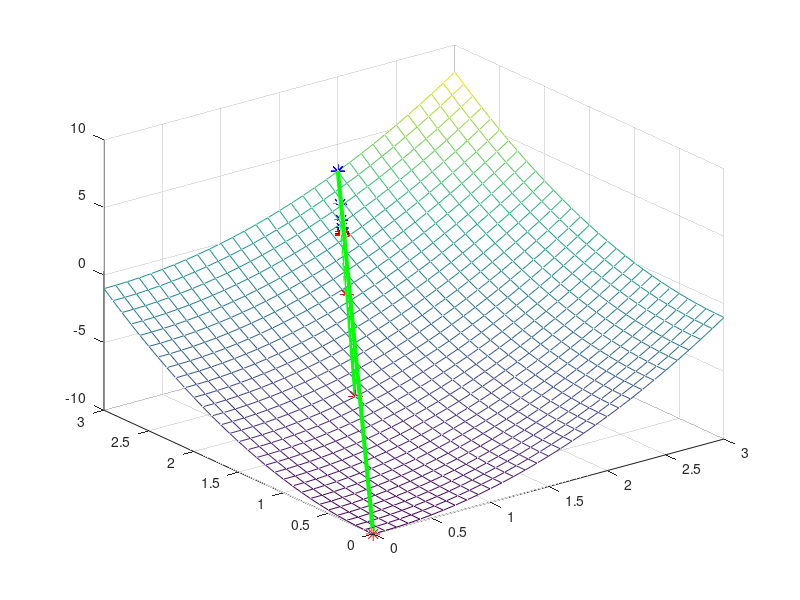

Recreate this plot in MATLAB.
function multi_bisection()

clc
close all


%%%Plot the entire function
xplot = 0:0.1:3;
yplot = 0:0.1:3;
[xx,yy] = meshgrid(xplot,yplot);
zz = f(xx,yy);

mesh(xx,yy,zz)
hold on
pU = [2,3];
zU = f(pU(1),pU(2));
pL = [0,0];
zL = f(pL(1),pL(1));

stepsize = norm(pU-pL);
direction_vector = (pU-pL)/norm(pU-pL);

while stepsize > 0.001
  %%%%Plot the current bisection
  plot3(pU(1),pU(2),zU,'b*','MarkerSize',10)
  plot3(pL(1),pL(2),zL,'r*','MarkerSize',10)
  plot3([pU(1) pL(1)],[pU(2) pL(2)],[zU zL],'g-','LineWidth',3)
  %%%Halve the stepsize.
  stepsize = stepsize/2;
  %%%Compute the bisection point
  pB = pL + direction_vector * stepsize;
  %%%Evaluate the function at the bisection point
  zB = f(pB(1),pB(2));
  plot3(pB(1),pB(2),zB,'k*','MarkerSize',10)
  %%%%Determine which point to reset
  if zB > 0
    pU = pB;
    zU = zB;
  else
    pL = pB;
    zL = zB;
  end 
end
pB
zB


function z = f(x,y)

z = x.^2-5 + y.^2-5;
